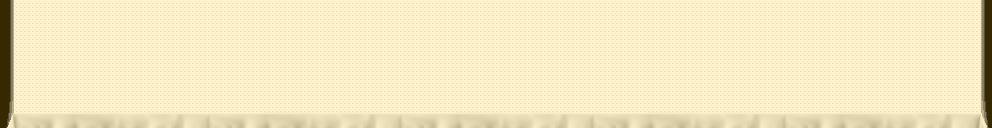

Below is a game level as drawn by its tile map, then a one-line description and the .tmx file that defines it, in full:
An orthogonal 62x8 tile map with 16x16 px tiles, 3 tile layers (Walk, NotDetect, NotWalk) and 36 objects (26x ObjInteract, 9x Enemigo, Player).

<map version="1.10" tiledversion="1.10.2" orientation="orthogonal" renderorder="right-down" width="62" height="8" tilewidth="16" tileheight="16" infinite="0" nextlayerid="5" nextobjectid="45">
 <tileset firstgid="1" source="../../tileset/mesaTileset.tsx" />
 <layer id="1" name="Walk" width="62" height="8">
  <data encoding="csv">
3,2,2,2,2,2,2,2,2,2,2,2,2,2,2,2,2,2,2,2,2,2,2,2,2,2,2,2,2,2,2,2,2,2,2,2,2,2,2,2,2,2,2,2,2,2,2,2,2,2,2,2,2,2,2,2,2,2,2,2,2,0,
3,2,2,2,2,2,2,2,2,2,2,2,2,2,2,2,2,2,2,2,2,2,2,2,2,2,2,2,2,2,2,2,2,2,2,2,2,2,2,2,2,2,2,2,2,2,2,2,2,2,2,2,2,2,2,2,2,2,2,2,2,0,
3,2,2,2,2,2,2,2,2,2,2,2,2,2,2,2,2,2,2,2,2,2,2,2,2,2,2,2,2,2,2,2,2,2,2,2,2,2,2,2,2,2,2,2,2,2,2,2,2,2,2,2,2,2,2,2,2,2,2,2,2,0,
3,2,2,2,2,2,2,2,2,2,2,2,2,2,2,2,2,2,2,2,2,2,2,2,2,2,2,2,2,2,2,2,2,2,2,2,2,2,2,2,2,2,2,2,2,2,2,2,2,2,2,2,2,2,2,2,2,2,2,2,2,0,
3,2,2,2,2,2,2,2,2,2,2,2,2,2,2,2,2,2,2,2,2,2,2,2,2,2,2,2,2,2,2,2,2,2,2,2,2,2,2,2,2,2,2,2,2,2,2,2,2,2,2,2,2,2,2,2,2,2,2,2,2,0,
3,2,2,2,2,2,2,2,2,2,2,2,2,2,2,2,2,2,2,2,2,2,2,2,2,2,2,2,2,2,2,2,2,2,2,2,2,2,2,2,2,2,2,2,2,2,2,2,2,2,2,2,2,2,2,2,2,2,2,2,2,0,
3,2,2,2,2,2,2,2,2,2,2,2,2,2,2,2,2,2,2,2,2,2,2,2,2,2,2,2,2,2,2,2,2,2,2,2,2,2,2,2,2,2,2,2,2,2,2,2,2,2,2,2,2,2,2,2,2,2,2,2,2,0,
15,16,17,18,19,20,21,22,23,24,25,26,27,0,0,0,0,0,0,0,0,0,0,0,0,0,0,0,0,0,0,0,0,0,0,0,0,0,0,0,0,0,0,0,0,0,0,0,0,0,0,0,0,0,0,0,0,0,0,0,0,0
</data>
 </layer>
 <layer id="4" name="NotDetect" width="62" height="8">
  <data encoding="csv">
0,0,0,0,0,0,0,0,0,0,0,0,0,0,0,0,0,0,0,0,0,0,0,0,0,0,0,0,0,0,0,0,0,0,0,0,0,0,0,0,0,0,0,0,0,0,0,0,0,0,0,0,0,0,0,0,0,0,0,0,0,0,
0,0,0,0,0,0,0,0,0,0,0,0,2,2,2,2,0,0,0,0,0,0,0,0,0,0,0,0,0,0,0,2,0,2,0,0,0,0,0,0,0,0,0,0,0,0,0,0,0,0,0,0,0,0,0,0,0,0,0,0,0,0,
0,0,0,0,0,0,0,0,0,0,0,0,0,0,0,0,0,0,0,0,0,0,0,2,0,0,0,2,2,2,0,0,0,0,0,0,0,0,0,0,0,0,0,0,0,0,0,0,0,0,0,0,0,0,0,0,0,0,0,0,0,0,
0,0,0,0,0,0,0,0,0,0,0,2,0,0,0,0,0,2,0,0,0,0,0,0,0,0,0,0,0,0,0,0,0,0,0,0,2,2,0,0,0,0,0,0,0,0,0,0,0,0,0,0,0,0,0,0,0,0,0,0,0,0,
0,0,0,0,0,0,0,0,0,2,2,0,0,0,0,0,0,0,0,0,0,0,0,0,0,0,0,0,0,0,0,0,0,0,0,0,0,0,0,0,0,0,0,0,2,0,0,0,0,0,0,0,0,0,2,0,0,0,0,0,0,0,
0,0,0,0,0,0,0,0,0,0,0,0,0,0,0,0,0,0,0,0,0,0,0,0,2,0,0,0,0,0,0,0,0,0,0,0,0,0,0,2,0,2,0,0,0,0,0,0,0,0,0,0,0,0,0,0,0,0,0,0,0,0,
0,0,0,0,2,2,2,2,0,0,0,0,0,0,0,0,0,0,0,2,2,2,0,0,0,0,0,0,2,0,0,0,0,0,0,0,0,0,0,0,0,0,0,0,0,2,0,0,2,2,2,2,0,0,0,0,0,0,0,0,0,0,
0,0,0,0,0,0,0,0,0,0,0,0,0,0,0,0,0,0,0,0,0,0,0,0,0,0,0,0,0,0,0,0,0,0,0,0,0,0,0,0,0,0,0,0,0,0,0,0,0,0,0,0,0,0,0,0,0,0,0,0,0,0
</data>
 </layer>
 <layer id="3" name="NotWalk" width="62" height="8">
  <data encoding="csv">
3,0,0,0,0,0,0,0,0,0,0,0,0,0,0,0,0,0,0,0,0,0,0,0,0,0,0,0,0,0,0,0,0,0,0,0,0,0,0,0,0,0,0,0,0,0,0,0,0,0,0,0,0,0,0,0,0,0,0,0,0,13,
3,0,0,0,0,0,0,0,0,0,0,0,0,0,0,0,0,0,0,0,0,0,0,0,0,0,0,0,0,0,0,0,0,0,0,0,0,0,0,0,0,0,0,0,0,0,0,0,0,0,0,0,0,0,0,0,0,0,0,0,0,13,
3,0,0,0,0,0,0,0,0,0,0,0,0,0,0,0,0,0,0,0,0,0,0,0,0,0,0,0,0,0,0,0,0,0,0,0,0,0,0,0,0,0,0,0,0,0,0,0,0,0,0,0,0,0,0,0,0,0,0,0,0,13,
3,0,0,0,0,0,0,0,0,0,0,0,0,0,0,0,0,0,0,0,0,0,0,0,0,0,0,0,0,0,0,0,0,0,0,0,0,0,0,0,0,0,0,0,0,0,0,0,0,0,0,0,0,0,0,0,0,0,0,0,0,13,
3,0,0,0,0,0,0,0,0,0,0,0,0,0,0,0,0,0,0,0,0,0,0,0,0,0,0,0,0,0,0,0,0,0,0,0,0,0,0,0,0,0,0,0,0,0,0,0,0,0,0,0,0,0,0,0,0,0,0,0,0,13,
3,0,0,0,0,0,0,0,0,0,0,0,0,0,0,0,0,0,0,0,0,0,0,0,0,0,0,0,0,0,0,0,0,0,0,0,0,0,0,0,0,0,0,0,0,0,0,0,0,0,0,0,0,0,0,0,0,0,0,0,0,13,
1,0,0,0,0,0,0,0,0,0,0,0,0,0,0,0,0,0,0,0,0,0,0,0,0,0,0,0,0,0,0,0,0,0,0,0,0,0,0,0,0,0,0,0,0,0,0,0,0,0,0,0,0,0,0,0,0,0,0,0,0,14,
15,16,17,18,19,20,21,22,23,24,25,26,27,16,17,18,19,20,21,22,23,24,25,26,27,16,17,18,19,20,21,22,23,24,25,26,27,16,17,18,19,20,21,22,23,24,25,26,27,16,17,18,19,20,21,22,23,24,25,26,27,28
</data>
 </layer>
 <objectgroup id="2" name="Obj">
  <object id="1" name="FlonkW" type="Player" x="22.9167" y="74">
   <point />
  </object>
  <object id="8" name="Baguette" type="ObjInteract" x="71.6667" y="91">
   <point />
  </object>
  <object id="32" name="Baguette" type="ObjInteract" x="776.333" y="91">
   <point />
  </object>
  <object id="12" name="Baguette" type="ObjInteract" x="200" y="10">
   <point />
  </object>
  <object id="9" name="Aceituna" type="ObjInteract" x="72" y="24.6667">
   <point />
  </object>
  <object id="10" name="Vino" type="ObjInteract" x="152.333" y="42">
   <point />
  </object>
  <object id="21" name="Vino" type="ObjInteract" x="455.333" y="11">
   <point />
  </object>
  <object id="27" name="Vino" type="ObjInteract" x="583.333" y="26">
   <point />
  </object>
  <object id="11" name="Cerveza" type="ObjInteract" x="184.333" y="41.6667">
   <point />
  </object>
  <object id="36" name="Cockroach" type="Enemigo" x="184.333" y="103.667">
   <point />
  </object>
  <object id="43" name="Cockroach" type="Enemigo" x="374.333" y="108.667">
   <point />
  </object>
  <object id="44" name="Cockroach" type="Enemigo" x="344.333" y="27.6667">
   <point />
  </object>
  <object id="41" name="Cockroach" type="Enemigo" x="94.333" y="29.6667">
   <point />
  </object>
  <object id="42" name="Cockroach" type="Enemigo" x="42.333" y="105.667">
   <point />
  </object>
  <object id="37" name="Francois" type="Enemigo" x="245.333" y="58.6667">
   <point />
  </object>
  <object id="38" name="Cockroach" type="Enemigo" x="536.333" y="89.6667">
   <point />
  </object>
  <object id="39" name="Cockroach" type="Enemigo" x="649.333" y="105.667">
   <point />
  </object>
  <object id="40" name="Cockroach" type="Enemigo" x="650.333" y="13.6667">
   <point />
  </object>
  <object id="14" name="Cerveza" type="ObjInteract" x="311.333" y="90.3333">
   <point />
  </object>
  <object id="15" name="Cerveza" type="ObjInteract" x="327.667" y="91">
   <point />
  </object>
  <object id="16" name="Cerveza" type="ObjInteract" x="345" y="91">
   <point />
  </object>
  <object id="20" name="Cerveza" type="ObjInteract" x="440" y="26">
   <point />
  </object>
  <object id="25" name="Cerveza" type="ObjInteract" x="503.667" y="11.6667">
   <point />
  </object>
  <object id="26" name="Cerveza" type="ObjInteract" x="536.667" y="9.66667">
   <point />
  </object>
  <object id="33" name="Cerveza" type="ObjInteract" x="872" y="60">
   <point />
  </object>
  <object id="34" name="Cerveza" type="ObjInteract" x="872" y="42.6667">
   <point />
  </object>
  <object id="13" name="Manzana" type="ObjInteract" x="280.333" y="41.6667">
   <point />
  </object>
  <object id="17" name="Manzana" type="ObjInteract" x="391.667" y="74.6667">
   <point />
  </object>
  <object id="18" name="Manzana" type="ObjInteract" x="456.333" y="91.3333">
   <point />
  </object>
  <object id="30" name="Manzana" type="ObjInteract" x="711" y="59.6667">
   <point />
  </object>
  <object id="31" name="Manzana" type="ObjInteract" x="728" y="90.3333">
   <point />
  </object>
  <object id="19" name="Salero" type="ObjInteract" x="375.333" y="25">
   <point />
  </object>
  <object id="28" name="Salero" type="ObjInteract" x="631.333" y="73.6667">
   <point />
  </object>
  <object id="29" name="Salero" type="ObjInteract" x="664.333" y="74">
   <point />
  </object>
  <object id="22" name="Queso" type="ObjInteract" x="504" y="40.6667">
   <point />
  </object>
  <object id="35" name="Cereza" type="ObjInteract" x="920" y="9.33333">
   <point />
  </object>
 </objectgroup>
</map>
